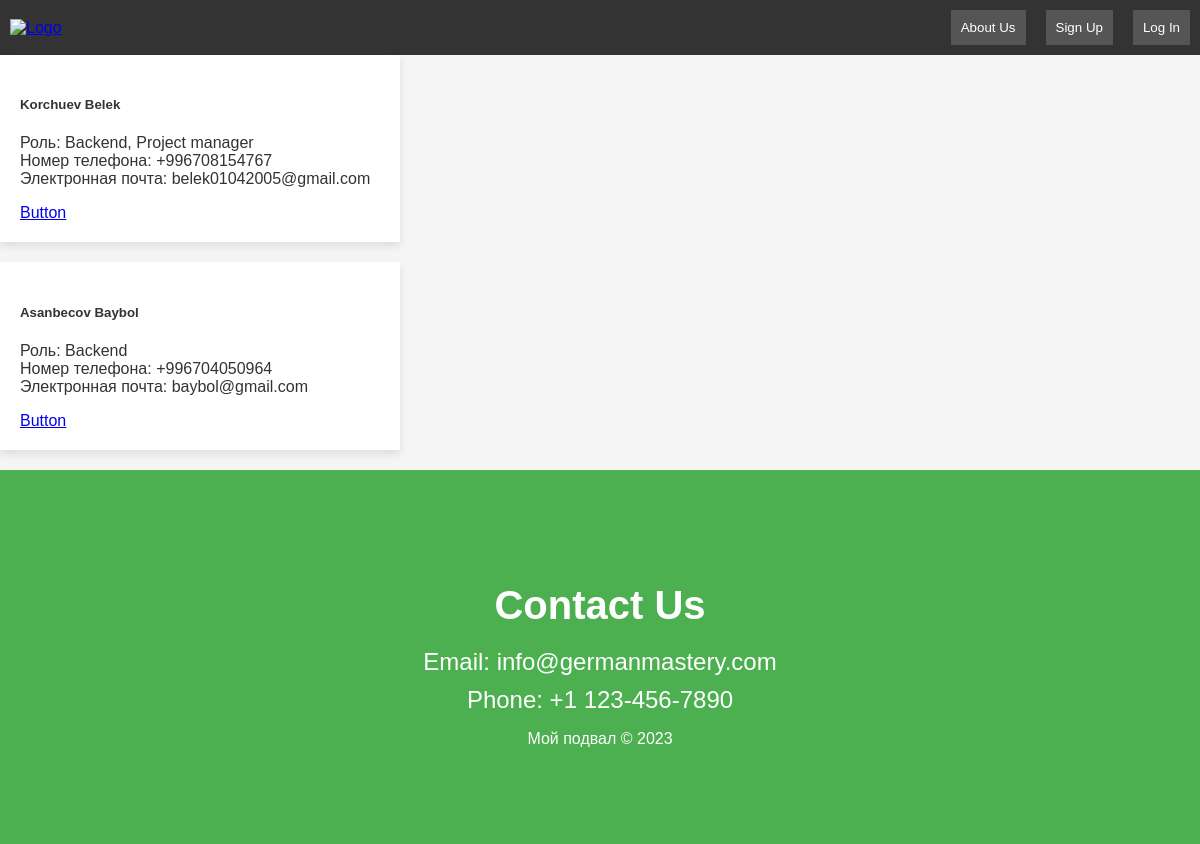
The page /about/ on the database its author committed.
### main_view/models.py (models this page shows, shortened)
class OurInformations(models.Model):
    name = models.CharField(max_length=20,)
    role = models.CharField(max_length=50)
    phone_number = models.CharField(max_length=15)
    email = models.EmailField()
    class Meta:
        verbose_name = 'information'
        verbose_name_plural = 'informations'

### main_view/views.py (the view)
# urls.py: path('about/', AboutUs.as_view(), name='about'),
class AboutUs(generic.View):
    def get(self, request):
        creaters_list = OurInformations.objects.all()
        return render(request, 'main_view/about.html', {'creaters_list': creaters_list})

### templates/main_view/about.html
{% extends 'main_view/base.html' %}
{% block content %}
  {% for i in creaters_list %}
    <div class="card w-75">
      <div class="card-body">
        <h5 class="card-title">{{ i.name }}</h5>
        <p class="card-text">
          Роль: {{ i.role }}<br>
          Номер телефона: {{ i.phone_number }}<br>
          Электронная почта: {{ i.email }}
        </p>
        <a href="#" class="btn btn-primary">Button</a>
      </div>
    </div>
  {% endfor %}
{% endblock %}

### templates/main_view/base.html (style rules this page uses)
body { font-family: 'Arial', sans-serif; margin: 0; padding: 0; background-color: #f5f5f5; color: #333; }
.card { width: 30%; background-color: #fff; padding: 20px; box-shadow: 0 4px 8px rgba(0, 0, 0, 0.1); margin-bottom: 20px; transition: transform 0.3s; }

### rows shown on the page
OurInformations: name "Korchuev Belek", role "Backend, Project manager", phone_number "+996708154767", email "belek01042005@gmail.com"
OurInformations: name "Asanbecov Baybol", role "Backend", phone_number "+996704050964", email "baybol@gmail.com"
